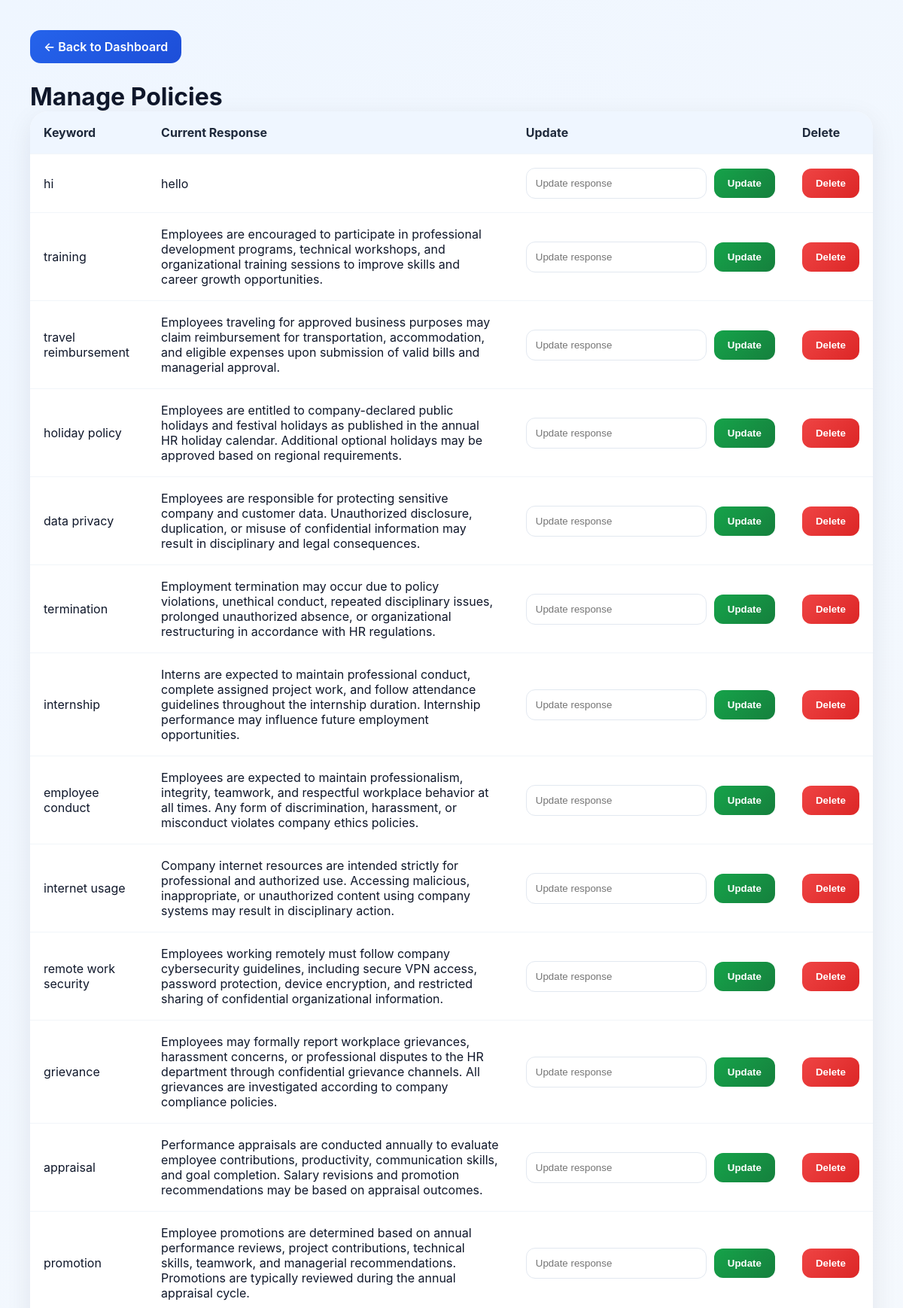
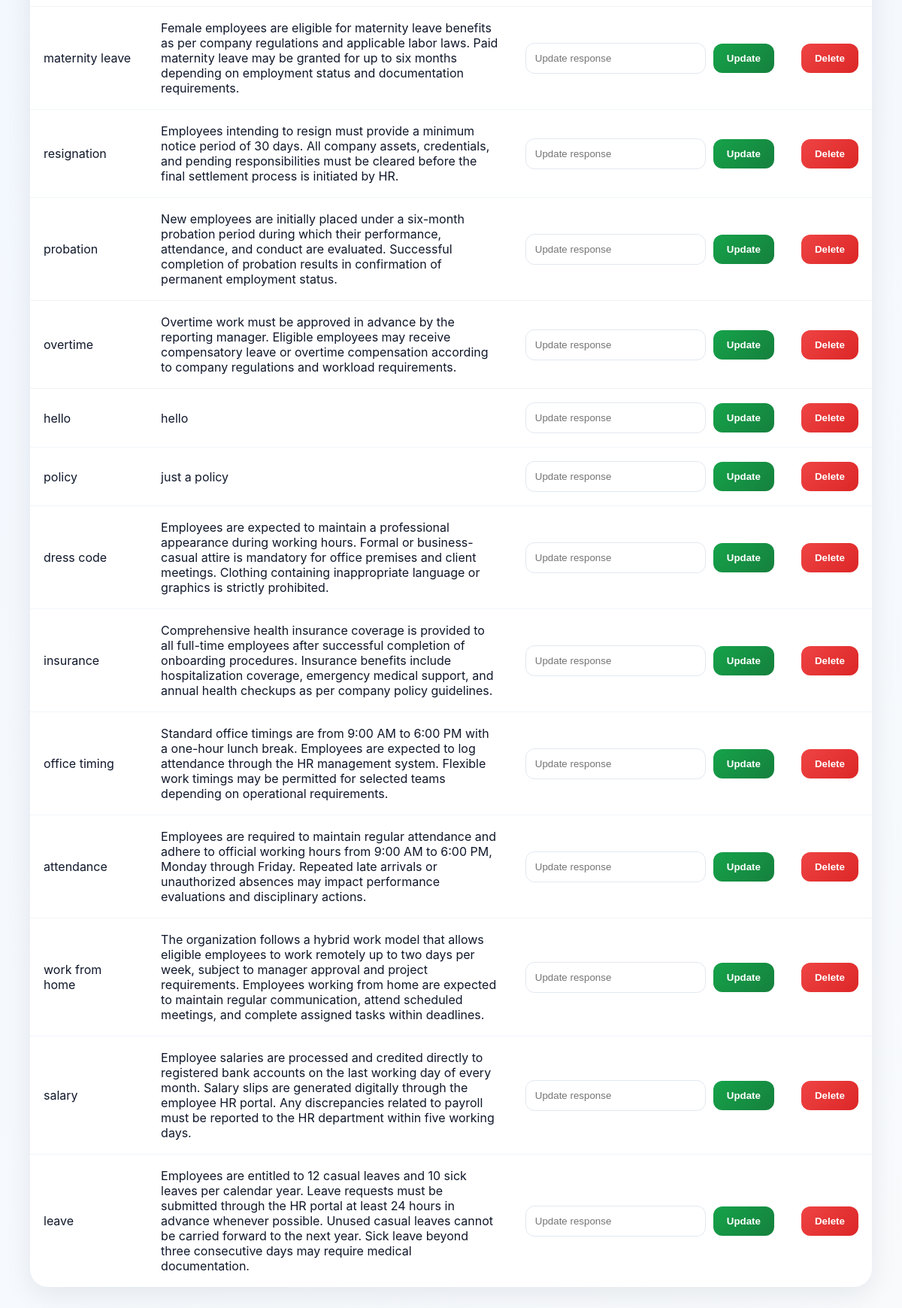
The app's page /manage_policies.php (signed in) with its own data (2 pictures, top to bottom).
### tables this page shows
CREATE TABLE `policies` (
  `id` int(11) NOT NULL,
  `keyword_name` varchar(255) DEFAULT NULL,
  `response_text` text DEFAULT NULL
);

### manage_policies.php (the view, shortened to what this page needs)
<?php
include 'db.php';
$policies =
mysqli_query($conn,
"SELECT * FROM policies ORDER BY id DESC");
?>
<!DOCTYPE html>
<html>
<head>
<link rel="stylesheet"
      href="style.css">
</head>
<body>
<div class="dashboard-container">
<a href="admin.php"
   class="back-btn">
   ← Back to Dashboard
</a>
<h1>Manage Policies</h1>
<table>
<tr>
<th>Keyword</th>
<th>Current Response</th>
<th>Update</th>
<th>Delete</th>
</tr>
<?php while($policy = mysqli_fetch_assoc($policies)) { ?>
<tr>
<td><?php echo $policy['keyword_name']; ?></td>
<td><?php echo $policy['response_text']; ?></td>
<td>
<form action="update_policy.php"
      method="POST">
<input type="text"
       name="updated_response"
       placeholder="Update response"
       required>
<button type="submit"
        name="update">
Update
</button>
</form>
</td>
<td>
<form action="delete_policy.php"
      method="POST">
<button type="submit"
        name="delete"
        class="delete-btn">
Delete
</button>
</form>
</td>
</tr>
<?php } ?>
</table>
</div>
</body>
</html>

### style.css (style rules this page uses)
* { margin:0; padding:0; box-sizing:border-box; }
:root { --primary:#2563eb; --primary-dark:#1d4ed8; --bg:#f4f7fb; --card:#ffffff; --text:#0f172a; --subtext:#64748b; --border:#e2e8f0; --bot:#eef2ff; --shadow:0 10px 35px rgba(15,23,42,0.08); }
body { font-family:Inter, Arial, sans-serif; background:linear-gradient(135deg,#eff6ff,#f8fafc); min-height:100vh; color:var(--text); }
.dashboard-container { padding:40px; }
table { width:100%; border-collapse:collapse; background:white; border-radius:24px; overflow:hidden; box-shadow:var(--shadow); }
th { background:#eff6ff; color:#1e293b; padding:18px; text-align:left; }
td { padding:18px; border-top:1px solid #f1f5f9; }
form { display:flex; gap:10px; }
form input { flex:1; padding:12px; border-radius:12px; border:1px solid var(--border); }
form button { border:none; padding:12px 18px; border-radius:12px; background:linear-gradient(135deg,#16a34a,#15803d); color:white; cursor:pointer; transition:0.3s ease; font-weight:600; }
.delete-btn { background:linear-gradient(135deg,#ef4444,#dc2626) !important; }
table { overflow:hidden; }
td { vertical-align:middle; }
form { align-items:center; }
form input { min-width:240px; }
.back-btn { display:inline-flex; align-items:center; gap:8px; background:linear-gradient(135deg,#2563eb,#1d4ed8); color:white; text-decoration:none; padding:12px 18px; border-radius:14px; margin-bottom:25px; font-weight:600; transition:0.3s ease; width:fit-content; }

### records on screen
policies: keyword_name "hi", response_text "hello"
policies: keyword_name "training", response_text "Employees are encouraged to participate in professional development programs, technical workshops, and organizational training sessions to improve skills and career growth opportunities."
policies: keyword_name "travel reimbursement", response_text "Employees traveling for approved business purposes may claim reimbursement for transportation, accommodation, and eligible expenses upon submission of valid bills and managerial approval."
policies: keyword_name "holiday policy", response_text "Employees are entitled to company-declared public holidays and festival holidays as published in the annual HR holiday calendar. Additional optional holidays may be approved based on regional requirements."
policies: keyword_name "data privacy", response_text "Employees are responsible for protecting sensitive company and customer data. Unauthorized disclosure, duplication, or misuse of confidential information may result in disciplinary and legal consequences."
policies: keyword_name "termination", response_text "Employment termination may occur due to policy violations, unethical conduct, repeated disciplinary issues, prolonged unauthorized absence, or organizational restructuring in accordance with HR regulations."
policies: keyword_name "internship", response_text "Interns are expected to maintain professional conduct, complete assigned project work, and follow attendance guidelines throughout the internship duration. Internship performance may influence future employment opportunities."
policies: keyword_name "employee conduct", response_text "Employees are expected to maintain professionalism, integrity, teamwork, and respectful workplace behavior at all times. Any form of discrimination, harassment, or misconduct violates company ethics policies."
policies: keyword_name "internet usage", response_text "Company internet resources are intended strictly for professional and authorized use. Accessing malicious, inappropriate, or unauthorized content using company systems may result in disciplinary action."
policies: keyword_name "remote work security", response_text "Employees working remotely must follow company cybersecurity guidelines, including secure VPN access, password protection, device encryption, and restricted sharing of confidential organizational information."
policies: keyword_name "grievance", response_text "Employees may formally report workplace grievances, harassment concerns, or professional disputes to the HR department through confidential grievance channels. All grievances are investigated according to company compliance policies."
policies: keyword_name "appraisal", response_text "Performance appraisals are conducted annually to evaluate employee contributions, productivity, communication skills, and goal completion. Salary revisions and promotion recommendations may be based on appraisal outcomes."
policies: keyword_name "promotion", response_text "Employee promotions are determined based on annual performance reviews, project contributions, technical skills, teamwork, and managerial recommendations. Promotions are typically reviewed during the annual appraisal cycle."
policies: keyword_name "maternity leave", response_text "Female employees are eligible for maternity leave benefits as per company regulations and applicable labor laws. Paid maternity leave may be granted for up to six months depending on employment status and documentation requirements."
policies: keyword_name "resignation", response_text "Employees intending to resign must provide a minimum notice period of 30 days. All company assets, credentials, and pending responsibilities must be cleared before the final settlement process is initiated by HR."
policies: keyword_name "probation", response_text "New employees are initially placed under a six-month probation period during which their performance, attendance, and conduct are evaluated. Successful completion of probation results in confirmation of permanent employment status."
policies: keyword_name "overtime", response_text "Overtime work must be approved in advance by the reporting manager. Eligible employees may receive compensatory leave or overtime compensation according to company regulations and workload requirements."
policies: keyword_name "hello", response_text "hello"
policies: keyword_name "policy", response_text "just a policy"
policies: keyword_name "dress code", response_text "Employees are expected to maintain a professional appearance during working hours. Formal or business-casual attire is mandatory for office premises and client meetings. Clothing containing inappropriate language or graphics is strictly prohibited."
policies: keyword_name "insurance", response_text "Comprehensive health insurance coverage is provided to all full-time employees after successful completion of onboarding procedures. Insurance benefits include hospitalization coverage, emergency medical support, and annual health checkups as per company policy guidelines."
policies: keyword_name "office timing", response_text "Standard office timings are from 9:00 AM to 6:00 PM with a one-hour lunch break. Employees are expected to log attendance through the HR management system. Flexible work timings may be permitted for selected teams depending on operational requirements."
policies: keyword_name "attendance", response_text "Employees are required to maintain regular attendance and adhere to official working hours from 9:00 AM to 6:00 PM, Monday through Friday. Repeated late arrivals or unauthorized absences may impact performance evaluations and disciplinary actions."
policies: keyword_name "work from home", response_text "The organization follows a hybrid work model that allows eligible employees to work remotely up to two days per week, subject to manager approval and project requirements. Employees working from home are expected to maintain regular communication, attend scheduled meetings, and complete assigned tasks within deadlines."
policies: keyword_name "salary", response_text "Employee salaries are processed and credited directly to registered bank accounts on the last working day of every month. Salary slips are generated digitally through the employee HR portal. Any discrepancies related to payroll must be reported to the HR department within five working days."
policies: keyword_name "leave", response_text "Employees are entitled to 12 casual leaves and 10 sick leaves per calendar year. Leave requests must be submitted through the HR portal at least 24 hours in advance whenever possible. Unused casual leaves cannot be carried forward to the next year. Sick leave beyond three consecutive days may require medical documentation."
